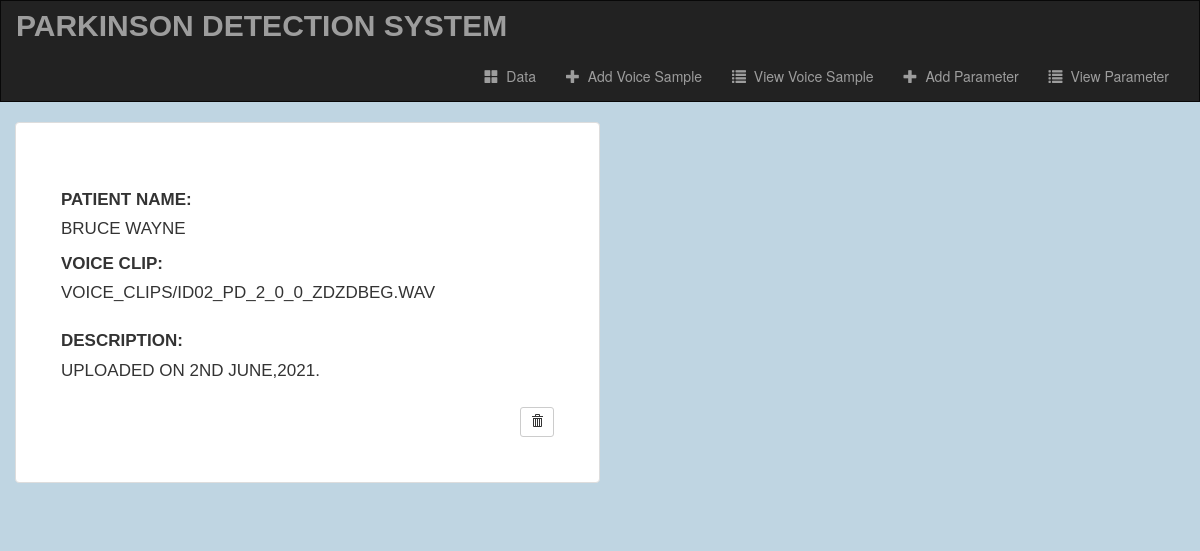
The page /data/symptom-detail/32/ on the database its author committed.
### data/models.py (models this page shows, shortened)
class SymptomModel(models.Model):
    symptom_name = models.CharField(max_length=100)
    description = models.TextField()
    patient = models.ForeignKey(PatientProfileModel, on_delete=models.CASCADE, null=True, blank=True)
    voice_clip = models.FileField(upload_to='voice_clips/', null=True, blank=True)

### account/models.py (models this page shows)
class PatientProfileModel(models.Model):
    name = models.CharField(max_length=100, error_messages={'required': 'Please Enter your name'}, default='')
    age = models.IntegerField(blank=True, default=0)
    gender = models.CharField(max_length=10, default='Male')
    smoker = models.CharField(max_length=10, default='No')
    height = models.CharField(max_length=20, default='0', help_text='5 ft. 6 in.')
    weight = models.IntegerField(error_messages={'required': 'Please Enter a numeric value'}, default=0, help_text='kg.')
    blood_pressure = models.IntegerField(error_messages={'required': 'Please Enter a numeric value'}, default=0)
    state = models.CharField(max_length=20, default='')
    city = models.CharField(max_length=20, default='')
    def __str__(self):
        return self.name

### data/views.py (the view)
# urls.py: path('symptom-detail/<int:symptom_id>/', views.symptom_detail, name="symptom-details"),
def symptom_detail(request, symptom_id):
    symptom_data = get_object_or_404(SymptomModel, pk=symptom_id)
    form = SymptomAddForm(instance=symptom_data)
    context = {
        'symptom_detail': symptom_data,
        'form': form
    }
    return render(request, 'data/symptom_detail.html', context)

### data/templates/data/symptom_detail.html (shortened to what this page needs)
{% extends 'data/base.html' %}
{% block body %}
<div class="container">
  <div class="row justify-content-md-center">
    <div class="thumbnail col-md-6">
      <label>Patient Name:</label>
      {{ symptom_detail.patient|linebreaks }}
      {% for field in form %}
          {% if field.name != 'patient'  %}
            {{ field.label_tag }}
            <br>
            {{ field.value }}
            <br>
            <br>
          {% endif %}
      {% endfor %}
      <div align="end">
        <form action="{% url 'data:symptom-delete' symptom_detail.id %}" method="post" style="display: inline;">
          <button type="submit" class="btn btn-default btn-sm">
            <span class="glyphicon glyphicon-trash"></span>
          </button>
        </form>
      </div>
    </div>
  </div>
  <br>
</div>
{% endblock %}

### data/static/data/style.css (style rules this page uses)
body { background-size: cover; background-repeat: no-repeat; background-color: #BFD5E2; }
.thumbnail { z-index: 10; padding: 4.5rem; font-family: 'Verdana', sans-serif; text-transform: uppercase; font-size: 17px; }

### rows shown on the page
SymptomModel: patient "BRUCE WAYNE", value "VOICE_CLIPS/ID02_PD_2_0_0_ZDZDBEG.WAV" "UPLOADED ON 2ND JUNE,2021."

### other values the page prints
{{ field.label_tag }} "VOICE CLIP:" "DESCRIPTION:"
